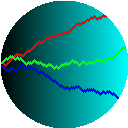

This figure's Python source:

"""
Code for my websites' logo

Written by Kevin Caleb Eades
"""

# imports
import numpy as np
import numpy.random as rand
import matplotlib.image as im


class logomaker(object):
	""" class for creating a logo """
	def __init__(self):
		""" constructor """
		self.rows = 128
		self.cols = 128
		self.arr = np.zeros((self.rows,self.cols,4),'uint8')
	
	def MakeLogo(self):
		self.max_r = self.rows/2
		for row in range(self.rows):
			for col in range(self.cols):
				r = np.sqrt((row-self.rows/2)**2+(col-self.cols/2)**2)
				if r<self.max_r:
					self.arr[row][col][1:3] = 255*col/self.cols
					self.arr[row][col][3] = 255
		for i in range(3):
			self.RandomWalk(i)

	def RandomWalk(self,rgb_val):
		""" do random walks with various probabilities depending on color """
		row = int(self.rows/2)
		for col in range(self.cols):
			for wide_row in range(row-1,row+2):
				self.arr[wide_row][col][:3] = 0
				self.arr[wide_row][col][rgb_val] = 255
			if rand.random()>(0.7-0.4*rgb_val/2) and row<(self.rows-2):
				row = row + 1
			else:
				if row>1:
					row = row - 1

	def Save(self,name):
		""" Saves the image """
		im.imsave(name,self.arr)

if __name__=='__main__':
	x = logomaker()
	x.MakeLogo()
	x.Save('logo.png')
